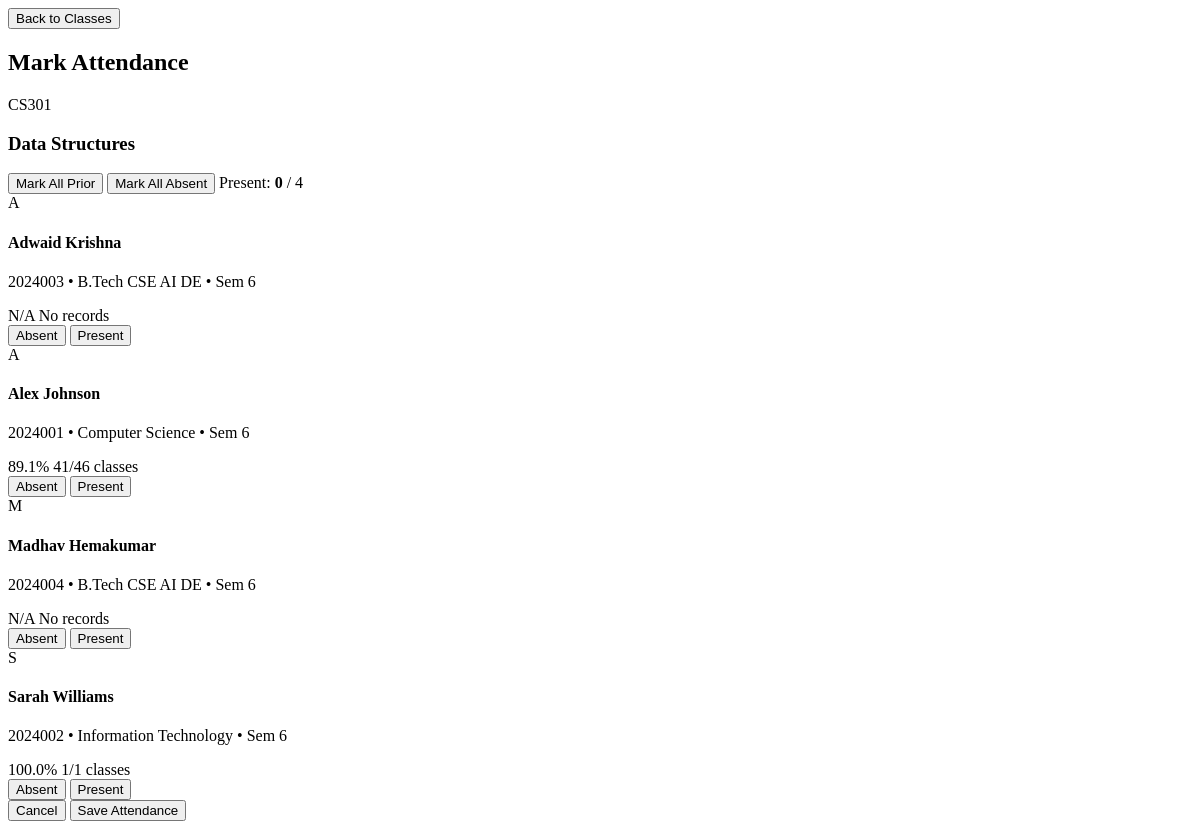
The page /faculty/mark-attendance/1 (signed in) on the database as committed earlier.
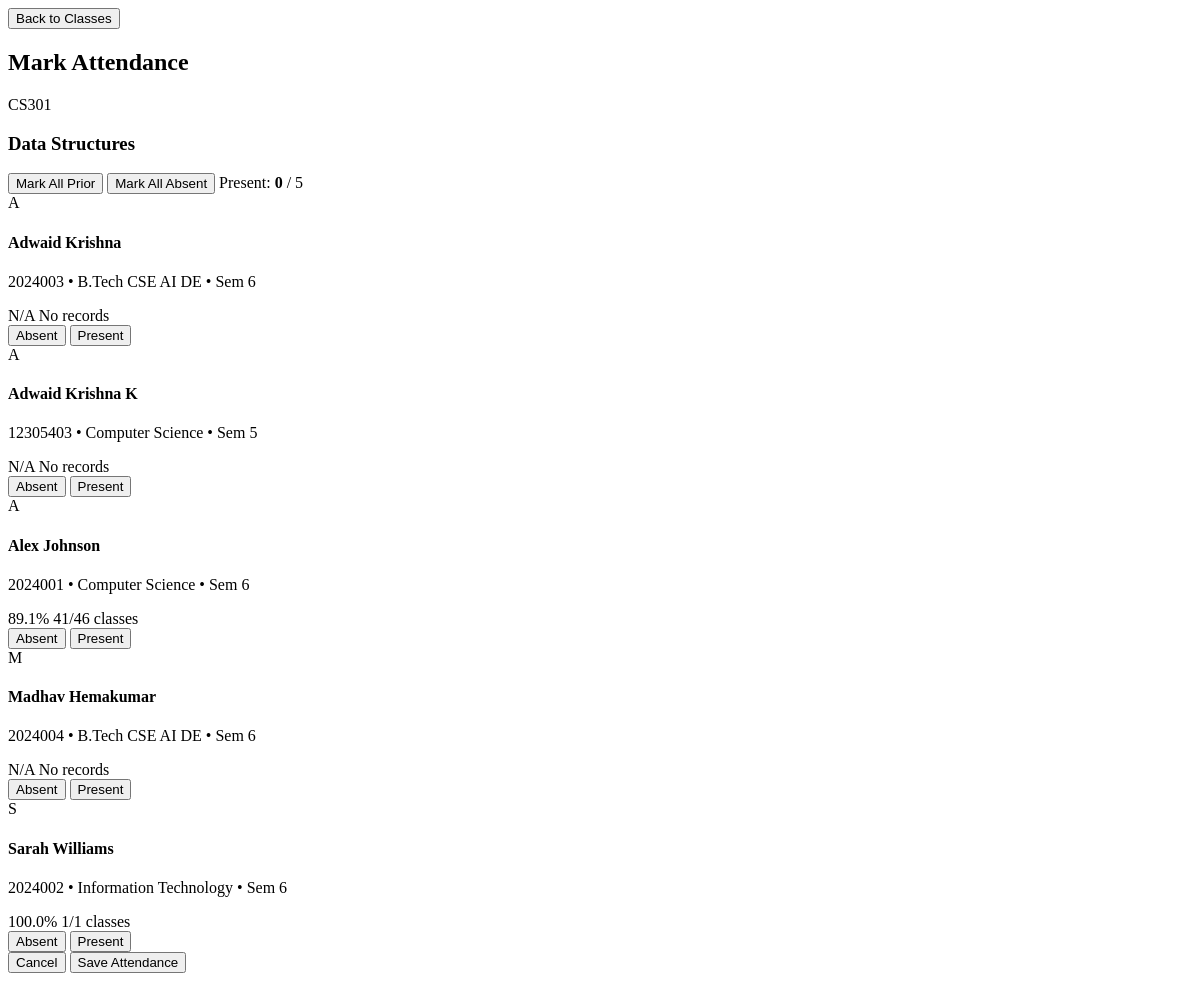
The same page on the database as committed later.
### tables this page shows
CREATE TABLE students (
            id INTEGER PRIMARY KEY AUTOINCREMENT,
            user_id INTEGER,
            student_id TEXT UNIQUE NOT NULL,
            program TEXT NOT NULL,
            semester INTEGER NOT NULL,
            cgpa REAL DEFAULT 0.0,
            FOREIGN KEY (user_id) REFERENCES users(id)
        );

CREATE TABLE users (
            id INTEGER PRIMARY KEY AUTOINCREMENT,
            username TEXT UNIQUE NOT NULL,
            password TEXT NOT NULL,
            user_type TEXT NOT NULL,
            full_name TEXT NOT NULL,
            email TEXT,
            created_at TIMESTAMP DEFAULT CURRENT_TIMESTAMP
        );

CREATE TABLE attendance (
            id INTEGER PRIMARY KEY AUTOINCREMENT,
            student_id INTEGER,
            subject_id INTEGER,
            total_classes INTEGER DEFAULT 0,
            attended_classes INTEGER DEFAULT 0,
            FOREIGN KEY (student_id) REFERENCES students(id),
            FOREIGN KEY (subject_id) REFERENCES subjects(id)
        );

### app.py (the view)
@app.route('/faculty/mark-attendance/<int:subject_id>')
@login_required
def mark_attendance(subject_id):
    if session['user_type'] != 'faculty':
        return {'error': 'Unauthorized'}, 403
    conn = get_db_connection()
    subject = conn.execute('SELECT * FROM subjects WHERE id = ?', (subject_id,)).fetchone()
    students = conn.execute('''
        SELECT
            s.id,
            s.student_id,
            u.full_name,
            s.program,
            s.semester,
            COALESCE(a.total_classes, 0) as total_classes,
            COALESCE(a.attended_classes, 0) as attended_classes,
            a.id as attendance_id
        FROM students s
        JOIN users u ON s.user_id = u.id
        LEFT JOIN attendance a ON s.id = a.student_id AND a.subject_id = ?
        ORDER BY u.full_name
    ''', (subject_id,)).fetchall()
    conn.close()
    return render_template('mark_attendance_popup.html', subject=subject, students=students)

### app.py (called while the page is built)
def get_db_connection():
    conn = sqlite3.connect(DATABASE)
    conn.row_factory = sqlite3.Row  # This allows us to access columns by name
    return conn

def login_required(f):
    @wraps(f)
    def decorated_function(*args, **kwargs):
        if 'user_id' not in session:
            flash('Please log in to access this page.', 'warning')
            return redirect(url_for('login'))
        return f(*args, **kwargs)
    return decorated_function

### templates/mark_attendance_popup.html (shortened to what this page needs)
<div class="popup-container">
    <div class="popup-header">
        <button class="btn btn-text" onclick="openPopup('classes')">
             Back to Classes
        </button>
        <h2> Mark Attendance</h2>
        <div class="subject-info">
            <span class="subject-code">{{ subject.subject_code }}</span>
            <h3>{{ subject.subject_name }}</h3>
        </div>
    </div>
    <form method="POST" action="{{ url_for('save_attendance') }}" onsubmit="return confirmAttendance()">
        <div class="attendance-controls">
            <button type="button" class="btn btn-outline btn-sm" onclick="selectAll('present')">
                 Mark All Prior
            </button>
            <button type="button" class="btn btn-outline btn-sm" onclick="selectAll('absent')">
                 Mark All Absent
            </button>
            <span class="selected-count">Present: <strong id="countDisplay">0</strong> / {{ students|length }}</span>
        </div>
        <div class="students-list">
            {% for student in students %}
            <div class="student-row">
                <div class="student-info">
                    <div class="student-avatar">
                        {{ student.full_name[0] }}
                    </div>
                    <div class="student-details">
                        <h4>{{ student.full_name }}</h4>
                        <p>{{ student.student_id }} • {{ student.program }} • Sem {{ student.semester }}</p>
                    </div>
                </div>
                <div class="student-attendance-stats">
                    {% if student.total_classes > 0 %}
                    <span class="attendance-percentage
                        {% if (student.attended_classes / student.total_classes * 100) >= 75 %}good
                        {% elif (student.attended_classes / student.total_classes * 100) >= 60 %}warning
                        {% else %}danger{% endif %}">
                        {{ "%.1f"|format((student.attended_classes or 0) / (student.total_classes or 1) * 100) }}%
                    </span>
                    <span class="attendance-details">{{ student.attended_classes }}/{{ student.total_classes }}
                        classes</span>
                    {% else %}
                    <span class="attendance-percentage">N/A</span>
                    <span class="attendance-details">No records</span>
                    {% endif %}
                </div>
                <div class="attendance-buttons">
                    <button type="button" class="btn-attend btn-absent active" id="btn_absent_{{ student.id }}"
                        onclick="updateAttendanceStatus({{ student.id }}, 'absent')">
                        Absent
                    </button>
                    <button type="button" class="btn-attend btn-present" id="btn_present_{{ student.id }}"
                        onclick="updateAttendanceStatus({{ student.id }}, 'present')">
                        Present
                    </button>
                </div>
            </div>
            {% endfor %}
        </div>
        <div class="form-actions">
            <button type="button" class="btn btn-outline" onclick="closePopup()">
                 Cancel
            </button>
            <button type="submit" class="btn btn-primary">
                 Save Attendance
            </button>
        </div>
    </form>
</div>

Rows that differ between the two databases and show on the page:
added students: full_name "A", full_name "Adwaid Krishna K", student_id "12305403", program "Computer Science", semester "5", shows "N/A"
Other text that changed with them:
{{ students|length }}: "4" → "5"
